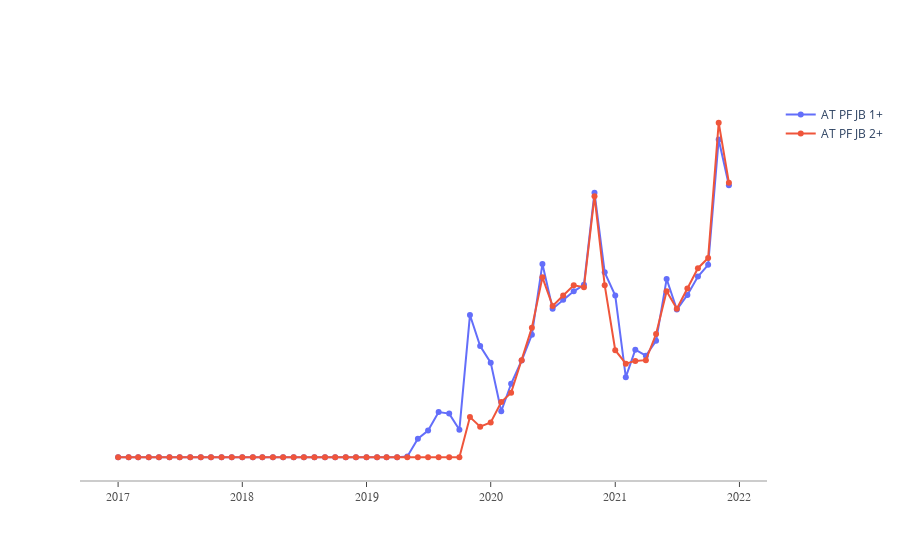

Source (notebook cell):
### Code cell
# Create traces
fig = go.Figure()

for i in range(25,27):
    y0 = Off_take_Forecast.loc[i,:][1:].to_numpy().astype(np.int)
    fig.add_trace(go.Scatter(x=x0, y=y0,
                    mode='lines+markers', name=Off_take_Forecast['in tin'][i]))
fig.update_layout(
    xaxis=dict(
        showline=True,
        showgrid=False,
        showticklabels=True,
        linecolor='rgb(204, 204, 204)',
        linewidth=2,
        ticks='outside',
        tickfont=dict(
            family='Arial',
            size=12,
            color='rgb(82, 82, 82)',
        ),
    ),
    yaxis=dict(
        showgrid=False,
        zeroline=False,
        showline=False,
        showticklabels=False,
    ),
    plot_bgcolor='white'
)
fig.show()

### Figure 1 — Plotly figure (JSON) as saved in the notebook; plotly's stock layout.template omitted (floating-point values rounded to 4 significant figures)
{"data": [{"mode": "lines+markers", "name": "AT PF JB 1+", "type": "scatter", "x": ["2017-1", "2017-2", "2017-3", "2017-4", "2017-5", "2017-6", "2017-7", "2017-8", "2017-9", "2017-10", "2017-11", "2017-12", "2018-1", "2018-2", "2018-3", "2018-4", "2018-5", "2018-6", "2018-7", "2018-8", "2018-9", "2018-10", "2018-11", "2018-12", "2019-1", "2019-2", "2019-3", "2019-4", "2019-5", "2019-6", "2019-7", "2019-8", "2019-9", "2019-10", "2019-11", "2019-12", "2020-1", "2020-2", "2020-3", "2020-4", "2020-5", "2020-6", "2020-7", "2020-8", "2020-9", "2020-10", "2020-11", "2020-12", "2021-1", "2021-2", "2021-3", "2021-4", "2021-5", "2021-6", "2021-7", "2021-8", "2021-9", "2021-10", "2021-11", "2021-12"], "y": [0, 0, 0, 0, 0, 0, 0, 0, 0, 0, 0, 0, 0, 0, 0, 0, 0, 0, 0, 0, 0, 0, 0, 0, 0, 0, 0, 0, 286, 6223, 8969, 15208, 14661, 9265, 47780, 37362, 31782, 15453, 24691, 32512, 41172, 64953, 49881, 52943, 55749, 57943, 88882, 62130, 54339, 26919, 36135, 34116, 39113, 59877, 49631, 54559, 60713, 64671, 106754, 91405]}, {"mode": "lines+markers", "name": "AT PF JB 2+", "type": "scatter", "x": ["2017-1", "2017-2", "2017-3", "2017-4", "2017-5", "2017-6", "2017-7", "2017-8", "2017-9", "2017-10", "2017-11", "2017-12", "2018-1", "2018-2", "2018-3", "2018-4", "2018-5", "2018-6", "2018-7", "2018-8", "2018-9", "2018-10", "2018-11", "2018-12", "2019-1", "2019-2", "2019-3", "2019-4", "2019-5", "2019-6", "2019-7", "2019-8", "2019-9", "2019-10", "2019-11", "2019-12", "2020-1", "2020-2", "2020-3", "2020-4", "2020-5", "2020-6", "2020-7", "2020-8", "2020-9", "2020-10", "2020-11", "2020-12", "2021-1", "2021-2", "2021-3", "2021-4", "2021-5", "2021-6", "2021-7", "2021-8", "2021-9", "2021-10", "2021-11", "2021-12"], "y": [0, 0, 0, 0, 0, 0, 0, 0, 0, 0, 0, 0, 0, 0, 0, 0, 0, 0, 0, 0, 0, 0, 0, 0, 0, 0, 0, 0, 0, 0, 0, 0, 0, 7, 13501, 10282, 11675, 18564, 21654, 32560, 43553, 60448, 50839, 54360, 57769, 57160, 87740, 57811, 35965, 31437, 32372, 32619, 41416, 55771, 49879, 56697, 63522, 66933, 112397, 92262]}], "layout": {"autosize": true, "plot_bgcolor": "white", "xaxis": {"autorange": true, "linecolor": "rgb(204, 204, 204)", "linewidth": 2, "range": ["2016-09-15 09:12:02.7359", "2022-03-18 14:47:57.2641"], "showgrid": false, "showline": true, "showticklabels": true, "tickfont": {"color": "rgb(82, 82, 82)", "family": "Arial", "size": 12}, "ticks": "outside", "type": "date"}, "yaxis": {"autorange": true, "range": [-8233.0, 120600.0], "showgrid": false, "showline": false, "showticklabels": false, "type": "linear", "zeroline": false}}}
